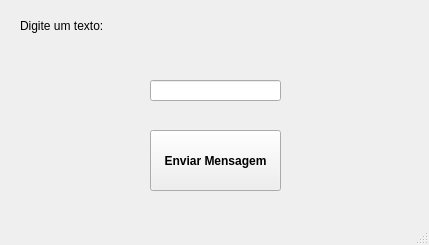
<?xml version="1.0" encoding="UTF-8"?>
<ui version="4.0">
 <class>MainWindow</class>
 <widget class="QMainWindow" name="MainWindow">
  <property name="geometry">
   <rect>
    <x>0</x>
    <y>0</y>
    <width>429</width>
    <height>245</height>
   </rect>
  </property>
  <property name="windowTitle">
   <string>Message Box</string>
  </property>
  <widget class="QWidget" name="centralwidget">
   <widget class="QLineEdit" name="lineEdit">
    <property name="geometry">
     <rect>
      <x>150</x>
      <y>80</y>
      <width>131</width>
      <height>21</height>
     </rect>
    </property>
   </widget>
   <widget class="QLabel" name="label">
    <property name="geometry">
     <rect>
      <x>20</x>
      <y>10</y>
      <width>151</width>
      <height>31</height>
     </rect>
    </property>
    <property name="styleSheet">
     <string notr="true">font: 75 14pt &quot;MS Shell Dlg 2&quot;;</string>
    </property>
    <property name="text">
     <string>Digite um texto:</string>
    </property>
   </widget>
   <widget class="QPushButton" name="pushButton">
    <property name="geometry">
     <rect>
      <x>150</x>
      <y>130</y>
      <width>131</width>
      <height>61</height>
     </rect>
    </property>
    <property name="styleSheet">
     <string notr="true">font: 75 8pt &quot;MS Shell Dlg 2&quot;;
font-weight: bold;</string>
    </property>
    <property name="text">
     <string>Enviar Mensagem</string>
    </property>
   </widget>
  </widget>
  <widget class="QMenuBar" name="menubar">
   <property name="geometry">
    <rect>
     <x>0</x>
     <y>0</y>
     <width>429</width>
     <height>21</height>
    </rect>
   </property>
  </widget>
  <widget class="QStatusBar" name="statusbar"/>
 </widget>
 <resources/>
 <connections/>
</ui>
